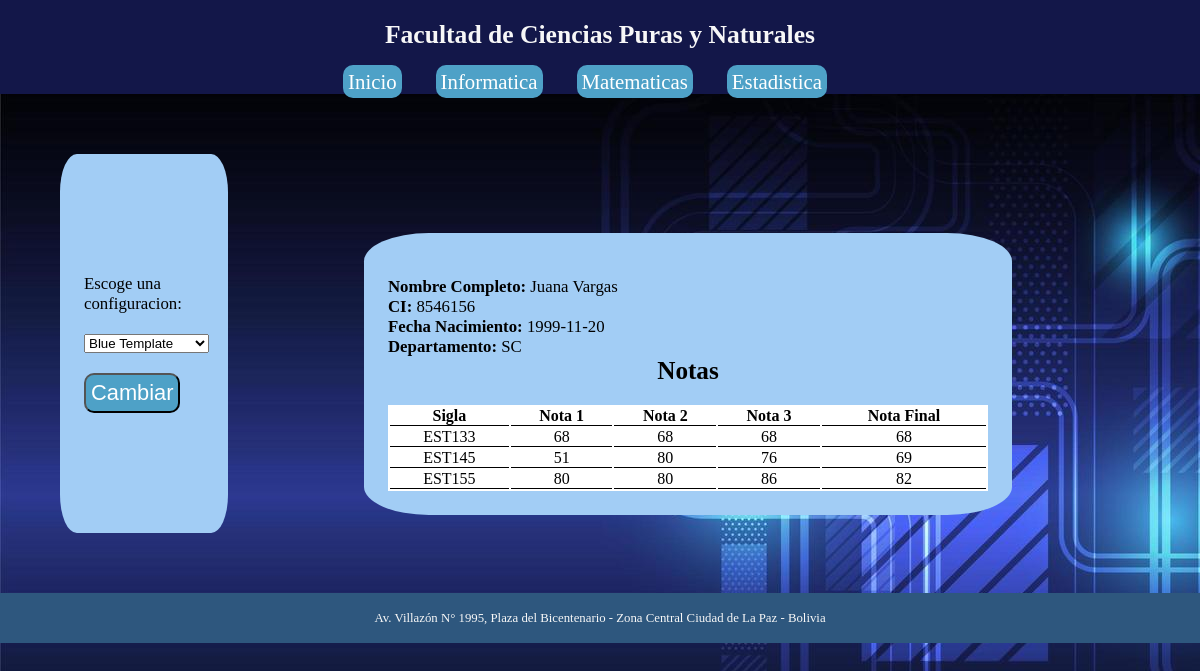
Screenshot of /ingreso.php?color=1&usuario=juana (signed in) with the database file from the repository.
### tables this page shows
CREATE TABLE `persona` (
  `ci` int(11) NOT NULL,
  `nombreCompleto` varchar(100) DEFAULT NULL,
  `fechaNacimiento` date DEFAULT NULL,
  `departamento` varchar(2) DEFAULT NULL
);

CREATE TABLE `nota` (
  `pk_nota` int(11) NOT NULL,
  `ci` int(11) DEFAULT NULL,
  `sigla` varchar(6) DEFAULT NULL,
  `nota1` int(11) DEFAULT NULL,
  `nota2` int(11) DEFAULT NULL,
  `nota3` int(11) DEFAULT NULL,
  `notaFinal` int(11) DEFAULT NULL
);

### ingreso.php (the view, shortened to what this page needs)
<?php
	include 'cabecera.inc.php';
    include 'conexion.inc.php';
    if (isset($_GET['usuario']))
        $usuario = $_GET["usuario"];
    else
        $usuario = $_SESSION['usuario'];
    $resUsuario = mysqli_query($con, "select * from usuario where usuario='".$usuario."' ");
    $datosUsuario = mysqli_fetch_array($resUsuario);
    $ci = $datosUsuario['ci'];
    $resPersona = mysqli_query($con, "select * from persona where ci='".$ci."' ");
    $datosPersona = mysqli_fetch_array($resPersona);
?>
<div  class="cuadro" style="padding: 10% 2% 10% 2%; width: 10%; ">
	Escoge una configuracion:
	<br>
	<br>
	<form action="ingreso.php" method="GET">
		<select name="color">
			<option value="1">Blue Template</option>
		</select>
        <br><br>
        <input type="submit" value="Cambiar">
	</form>
</div>
<div class="cuadro" style="width: 50%; margin-left: 10%; padding: 2%;">
    <br>
    <strong> Nombre Completo: </strong> <?php echo $datosPersona['nombreCompleto']?>
    <br>
    <strong> CI: </strong> <?php echo $datosPersona['ci']?>
    <br>
    <strong> Fecha Nacimiento: </strong> <?php echo $datosPersona['fechaNacimiento']?>
    <br>
    <strong> Departamento: </strong> <?php echo $datosPersona['departamento']?>
    <br>
    <h2>Notas</h2>
    <table class="table" style="width: 100%; text-align: center; background-color: white; ">
        <tr>
            <th>Sigla</th>
            <th>Nota 1</th>
            <th>Nota 2</th>
            <th>Nota 3</th>
            <th>Nota Final</th>
        </tr>
        <?php
            $resNota = mysqli_query($con, "select * from nota where ci='".$ci."'");
            echo '<br>';
            while ($datoNota =  mysqli_fetch_array($resNota))
            {
                echo '<tr>';
                echo '<td>' . $datoNota['sigla'] . '</td>';
                echo '<td>' . $datoNota['nota1'] . '</td>';
                echo '<td> '. $datoNota['nota2'] . '</td>';
                echo '<td>' . $datoNota['nota3'] . '</td>';
                echo '<td>' . $datoNota['notaFinal'] . '</td>';
                echo '</tr>';
            }
        ?>
    </table>
</div>
<?php
	include 'pie.inc.php';
?>

### rows the page displays
persona: nombreCompleto "Juana Vargas", ci "8546156", fechaNacimiento "1999-11-20", departamento "SC"
nota: sigla "EST133", nota1 "68", nota2 "68", nota3 "68", notaFinal "68"
nota: sigla "EST145", nota1 "51", nota2 "80", nota3 "76", notaFinal "69"
nota: sigla "EST155", nota1 "80", nota2 "80", nota3 "86", notaFinal "82"
